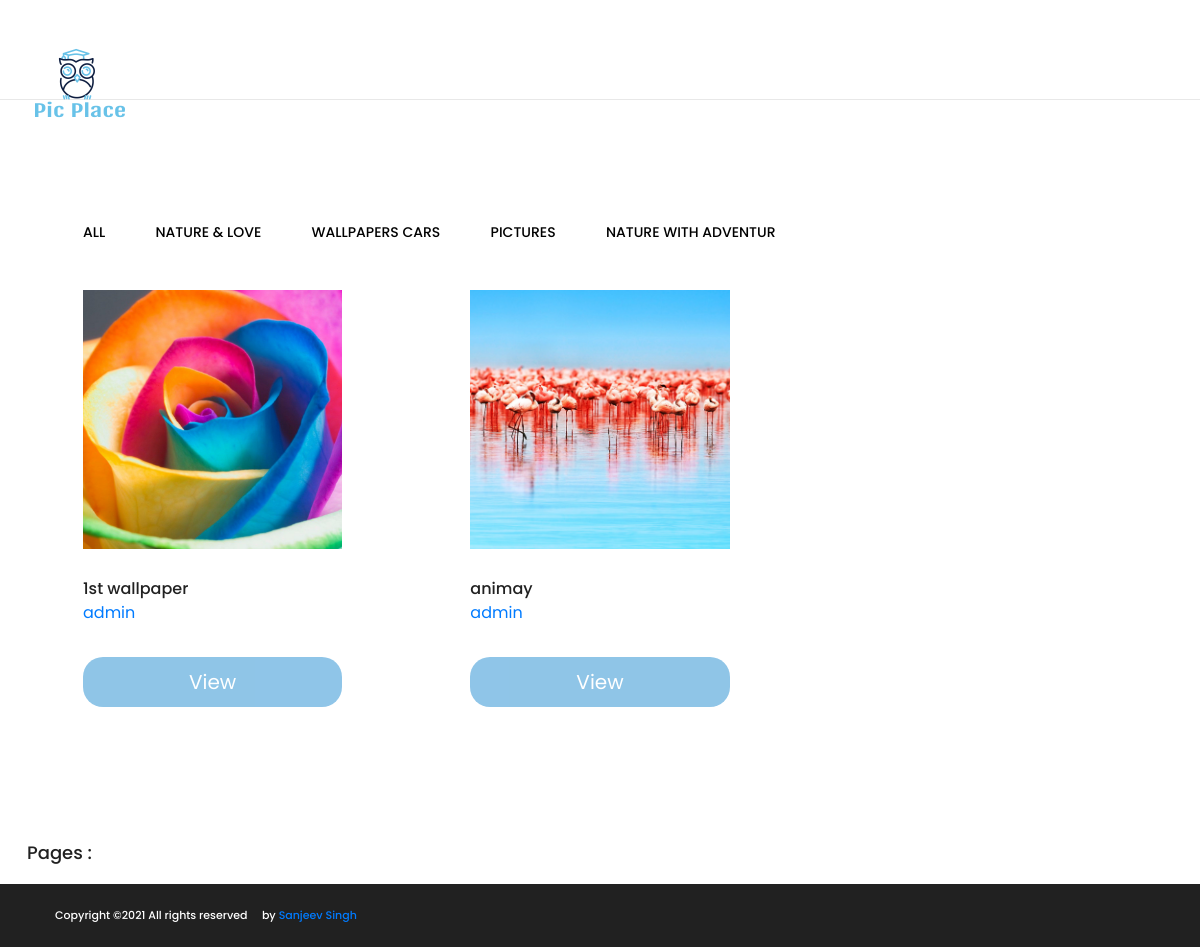
The app's page /imageapp/catagory/2 with its own data.
### imageapp/models.py (models this page shows, shortened)
class Catagory(models.Model):
	des = models.TextField()
	title = models.CharField(max_length=20)

class PostImage(models.Model):
	descriptions = models.CharField(max_length=200)
	catagory = models.ForeignKey(to=Catagory,on_delete = models.CASCADE)
	uploaded_by = models.ForeignKey(to=User,on_delete=models.CASCADE,null=True, blank=True)
	image = models.ImageField(upload_to='images//')
	cr_date = models.DateTimeField(auto_now_add=True)

### imageapp/views.py (the view)
# urls.py: path('catagory/<int:i_d>', views.catagory_view),
def catagory_view(request,i_d):
	cat = Catagory.objects.all()
	cats  = Catagory.objects.get(pk = i_d)
	imagess = PostImage.objects.filter(catagory = cats)
	t_image = len(imagess)
	total_page = []
	data = {'imagess':imagess,'cat':cat}
	return render(request,'home.html',data)

### templates/home.html (shortened to what this page needs)
<!DOCTYPE html>
{% extends 'base.html' %}
{% load static %}
{% block content %}
<div class="portfolio-2-section">
    <ul class="portfolio-filter pf-2 controls">
      <li class="control" data-filter="all"><a style="color: black;" href="/imageapp/home/">All</a></li>
      {% for c in cat  %}
      <li class="control" data-filter=".nature"><a style="color: black;" href="../catagory/{{c.pk}}">{{c.title}}</a></li>
      {% endfor %}
    </ul>
    <div class="portfolio-warp">
      <div class="row portfolio-gallery m-0">
        {% for im in imagess %}
        <div class="mix col-lg-4 col-sm-6 p-0 nature">
          <div class="portfolio-box">
            <div id="st" class="portfolio-item set-bg" data-setbg="/media/{{im.image}}"></div>
            <h6>{{im.descriptions}}</h6>
            <p><a href="/imageapp/viewprofile/{{im.uploaded_by.id}}">{{im.uploaded_by}}</a></p>
            <a href="/imageapp/viewpost/{{im.pk}}" class="btn btn-primary" >View</a>
          </div>
        </div>
        {% endfor %}
      </div>
    </div>
  </div>
  <div style="padding-bottom:20px;" class="container">
    <h5 style="text-align-last: left;">Pages :
    </h5>
  </div>
  {% endblock %}

### static/css/style.css (style rules this page uses)
html, body { height: 100%; font-family: "Poppins", sans-serif; -webkit-font-smoothing: antialiased; font-smoothing: antialiased; }
h1, h2, h3, h4, h5, h6 { margin: 0; color: #212121; font-weight: 500; }
h5 { font-size: 18px; }
h6 { font-size: 16px; }
p { font-size: 16px; color: #7d7d7d; line-height: 1.8; }
ul, ol { padding: 0; margin: 0; }
.set-bg { background-repeat: no-repeat; background-size: cover; background-position: top center; }
.portfolio-filter { list-style: none; margin-bottom: 46px; padding: 0 15px; }
.portfolio-filter li { display: inline-block; font-size: 14px; color: #212121; font-weight: 500; margin-right: 46px; text-transform: uppercase; cursor: pointer; }
.portfolio-filter li:last-child { margin-right: 0; }
.portfolio-item { min-height: 100%; display: block; }
.portfolio-2-section { padding-top: 120px; padding-bottom: 100px; }
.pf-2 { padding-left: 83px; }
.portfolio-warp { padding: 0 19px; }
.portfolio-box { margin-bottom: 35px; padding: 0 64px; }
.portfolio-box h6 { padding-top: 30px; }
.portfolio-box p { margin-bottom: 0; }
@media (min-width: 1200px) { .container { max-width: 1176px; } }

### static/css/signincss.css (style rules this page uses)
.btn { width: 100%; box-sizing: border-box; padding: 10px 0; margin-top: 30px; outline: none; border:none; background-color: #60adde; opacity: 0.7; border-radius: 20px; font-size: 20px; color: #fff; }

### records on screen
Catagory: title "NATURE & LOVE"
Catagory: title "WALLPAPERS CARS"
Catagory: title "PICTURES"
Catagory: title "NATURE WITH ADVENTUR"
PostImage: shows a picture, descriptions "1st wallpaper", uploaded_by "admin"
PostImage: shows a picture, descriptions "animay", uploaded_by "admin"
